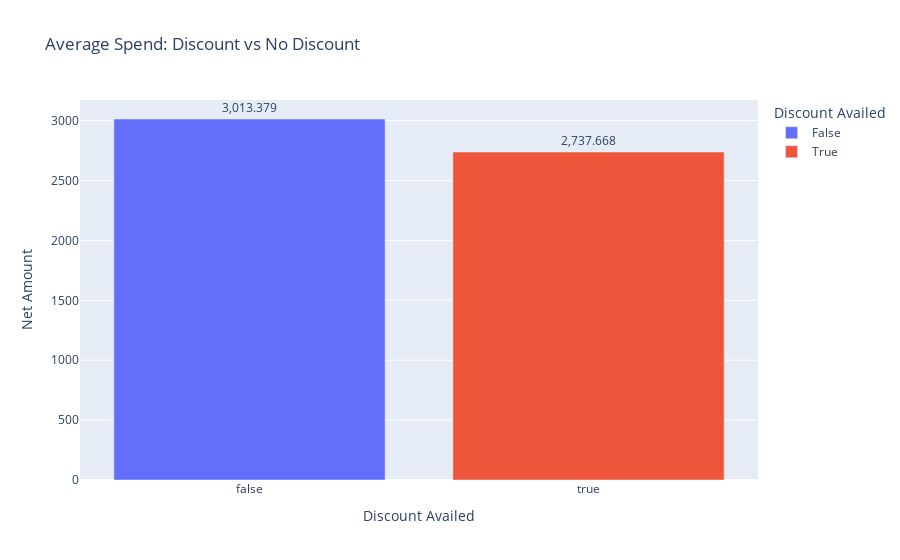

Here is the notebook cell this chart was saved with:
### Code cell
# Average spend while using discount and whithout discount
discount_avg = df.groupby('Discount Availed')['Net Amount'].mean().reset_index()
fig7 = px.bar(discount_avg, x='Discount Availed', y='Net Amount',color='Discount Availed',
              title='Average Spend: Discount vs No Discount')
fig7.update_traces(texttemplate='%{y}',textposition='outside')
fig7.update_layout(height=600)
fig7.show()

### Figure 1 — Plotly figure (JSON) as saved in the notebook; plotly's stock layout.template omitted (floating-point values rounded to 4 significant figures)
{"data": [{"hovertemplate": "Discount Availed=%{x}<br>Net Amount=%{y}<extra></extra>", "legendgroup": "False", "marker": {"color": "#636efa", "pattern": {"shape": ""}}, "name": "False", "orientation": "v", "showlegend": true, "textposition": "outside", "texttemplate": "%{y}", "type": "bar", "x": [false], "xaxis": "x", "y": [3013.0], "yaxis": "y"}, {"hovertemplate": "Discount Availed=%{x}<br>Net Amount=%{y}<extra></extra>", "legendgroup": "True", "marker": {"color": "#EF553B", "pattern": {"shape": ""}}, "name": "True", "orientation": "v", "showlegend": true, "textposition": "outside", "texttemplate": "%{y}", "type": "bar", "x": [true], "xaxis": "x", "y": [2738.0], "yaxis": "y"}], "layout": {"autosize": true, "barmode": "relative", "legend": {"title": {"text": "Discount Availed"}, "tracegroupgap": 0}, "title": {"text": "Average Spend: Discount vs No Discount"}, "xaxis": {"anchor": "y", "autorange": true, "categoryarray": [false, true], "categoryorder": "array", "domain": [0, 1], "range": [-0.5, 1.5], "title": {"text": "Discount Availed"}, "type": "category"}, "yaxis": {"anchor": "x", "autorange": true, "domain": [0, 1], "range": [0, 3172.0], "title": {"text": "Net Amount"}, "type": "linear"}}}
